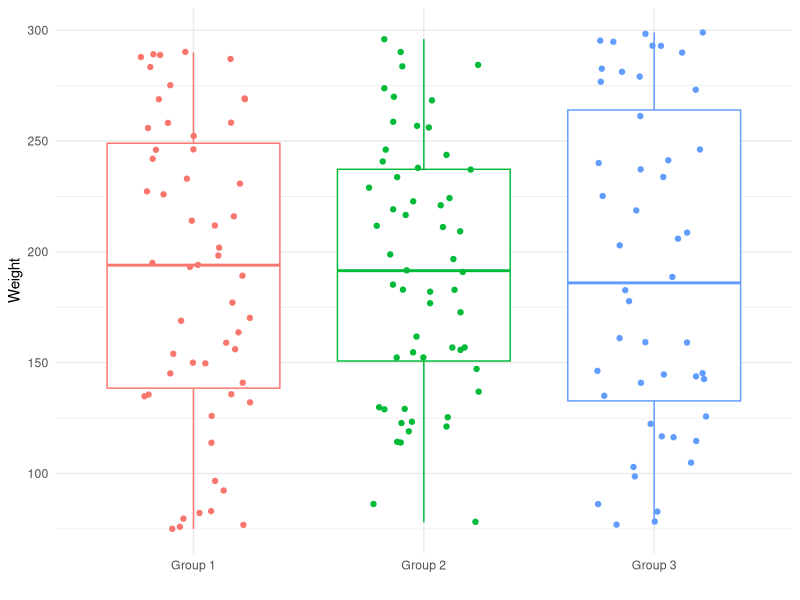

R code for this plot:
## ---- chunk 1
library(dplyr)
library(magrittr)
library(ggplot2)
library(stringr)
library(bookdown)
## ---- chunk 2
# create a mock dataset
n_subjs <- 99
subjID <- 1:n_subjs

# generate 99 random #s between 1 and 10
tmp <- floor(runif(n_subjs, min = 1, max = 10))
# assign those numbers to any of 3 subject groups
fn <- function(x) { 
  if (x >= 7) 'Group 1' 
  else if (x >= 4) 'Group 2' 
  else 'Group 3' 
}
subj_class <- sapply(tmp, fn)

# pick random weights between 75 and 300
wts <- floor(runif(n_subjs, min = 75, max = 300))
# combine the data into a table
df <- data.frame(ID = subjID, class = subj_class, wt = wts)

# display the table, splitting the 99 rows into 3 cols wide
tmp <- cbind(df[1:33,], rep('|', 33), 
             df[34:66,], rep('|', 33), 
             df[67:99,])
names(tmp) <- c('ID', 'class', 'wt', '|', 'ID', 'class', 'wt', 
                '|', 'ID', 'class', 'wt')
knitr::kable(tmp, format = 'latex', booktabs = TRUE, 
             caption = "Original subject data")
## ---- chunk 3
# create a mock dataset
n_subjs <- 60
subjID <- 1:n_subjs

# generate 99 random #s between 0 and 10
tmp <- floor(runif(n_subjs, min = 0, max = 10))
# convert those numbers into either of 3 subject groups
subj_class <- sapply(tmp, fn)

wts <- floor(runif(n_subjs, min = 75, max = 300))
df2 <- data.frame(ID = subjID, class = subj_class, wt = wts)

# display the table, splitting the 99 rows into 3 cols wide
tmp <- cbind(df2[1:20,], rep('|', 20), 
             df2[21:40,], rep('|', 20), 
             df2[41:60,])
names(tmp) <- c('ID', 'class', 'wt', '|', 'ID', 'class', 'wt', 
                '|', 'ID', 'class', 'wt')
knitr::kable(tmp, format = 'latex', booktabs = TRUE, 
             caption = "New subject data")
## ---- chunk 4
final_data <- rbind(df, df2)
## ---- chunk 5
final_data %>% 
  ggplot(aes(x = class, y = wt, color = class)) +
  geom_boxplot() +
  geom_jitter(width = 0.25) + 
  xlab("") +
  ylab("Weight") + 
  theme_minimal() +
  theme(legend.position = "none")
